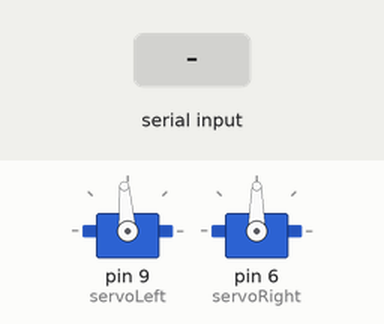
Bench run of a sketch on a simulated Arduino Nano, built with avr-gcc and run on an emulated ATmega328P. Shown: 2 × servo. The inputs (shaded band) are chosen by the test bench. What the sketch prints to the serial monitor is not drawn.

Above: at 1.2 s.
1.3 s: "1" received over Serial
Timing chart, 0 to 4.3 s (numbered marks = the images above; inputs shaded):
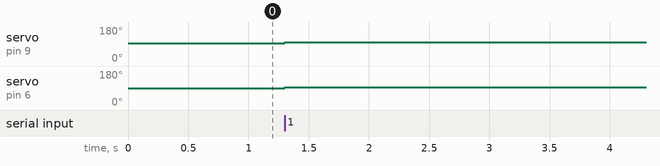

The sketch:

sumobot_sketch.ino
```cpp
#include <Servo.h>

Servo servoLeft;
Servo servoRight;
//#define calibration

int motorStopL = 1500; // Motor stop uS
int motorStopR = 1500; // Motor stop uS
int motorSpeedL = 18; // Constant fwd speed
int motorSpeedR = 23; // Constant fwd speed
int errorMulti = 100; // Error multiplier
int speedLeft = motorStopL + motorSpeedL; // Left constant speed
int speedRight = motorStopR - motorSpeedR; // Right constant speed
int prevError = 0;

const int numSensors = 8;
const char sensors[numSensors] = {A0,A1,A2,A3,A4,A5,A6,A7};
int sensorValues[numSensors] = {0};
int sensorOutput[numSensors] = {0};
uint8_t sensorBuffer[numSensors+1] = {0};

int myTimeout = 300;

void setup() {
  Serial.begin(115200); // opens serial port, sets data rate to 115200 bps
  Serial.setTimeout(myTimeout);
  //Serial.print("Arduino is ready \n");
  servoLeft.attach(9);
  servoRight.attach(6);
  servoLeft.writeMicroseconds(speedLeft);
  servoRight.writeMicroseconds(speedRight);

  //const int numSpdCmnd = 4;
  }
char speedCommand = {0};
void loop() {
  while(Serial.available() > 0){
    //int16_t speedCommand[numSpdCmnd] = {0,0,0,0};
    //Serial.readBytes(&speedCommand, sizeof(speedCommand));

    speedCommand = Serial.read();
    servoLeft.writeMicroseconds(speedLeft + (int)speedCommand);//[0] + (int)speedCommand[1]);
    servoRight.writeMicroseconds(speedRight + (int)speedCommand);//[0] + (int)speedCommand[2]);
    sensorBuffer[8]= 0;
    for (int i=0; i < numSensors; i++){
      sensorValues[i] = analogRead(sensors[i]);
      sensorOutput[i] = map(sensorValues[i], 0, 1023, 0, 255);
      sensorBuffer[i] = sensorOutput[i];
    }
    Serial.write((uint8_t *)&sensorBuffer, sizeof(sensorBuffer));
  }
}
```

Measured:
- after the input at 1.3 s, servo on pin 9 (servoLeft): 94° → 99° at once; servo on pin 6 (servoRight): 90° → 95° at once
